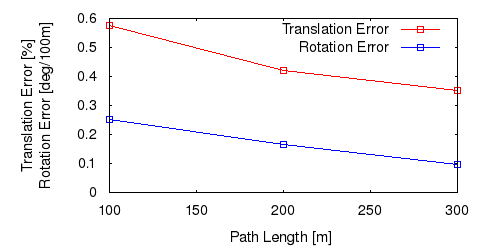

The script that saved this image:
set term postscript eps enhanced color
set output "04_trl.eps"
set size ratio 0.5
set yrange [0:*]
set xlabel "Path Length [m]"
set ylabel "Translation Error [%]\nRotation Error [deg/100m]"
plot "04_tl.txt" using 1:($2*100) title 'Translation Error' lc rgb "#FF0000" pt 4 w linespoints,"04_rl.txt" using 1:($2*57.3*100) title 'Rotation Error' lc rgb "#0000FF" pt 4 w linespoints
